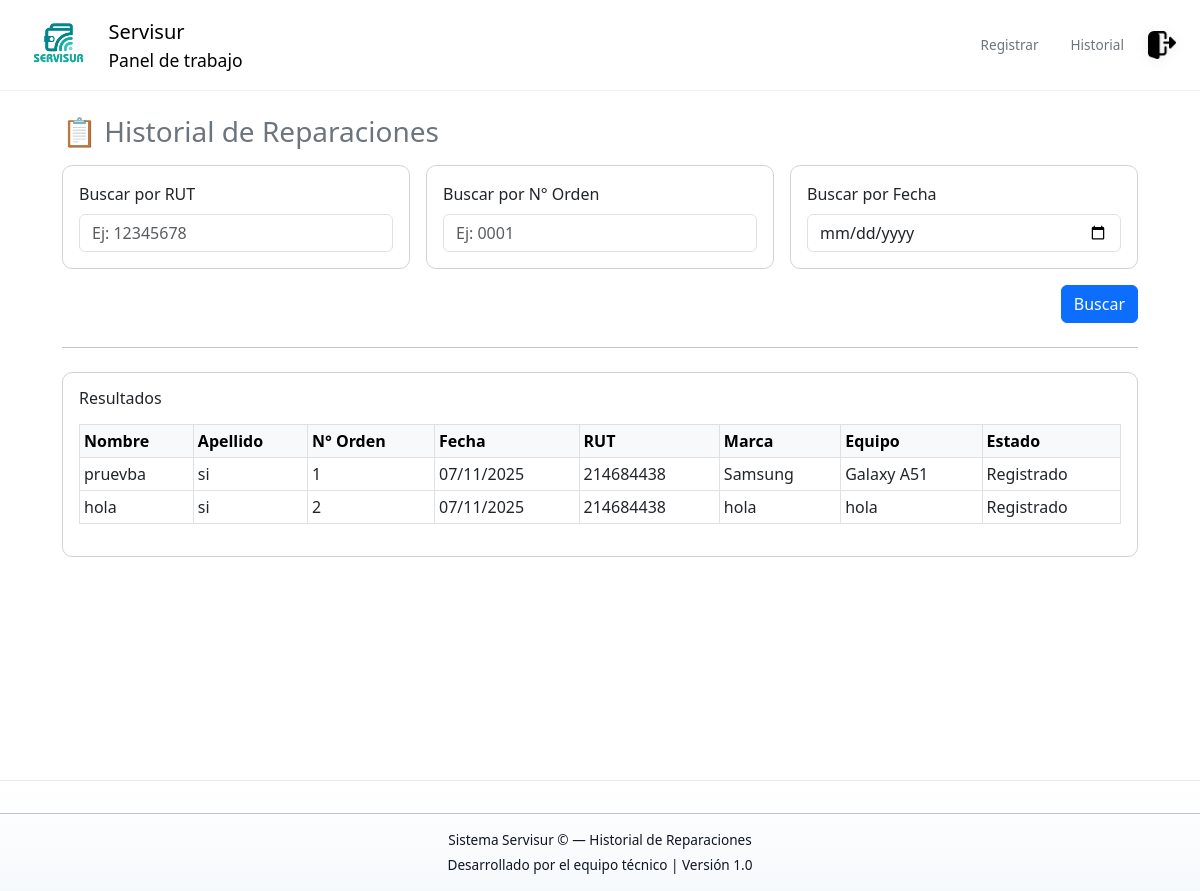
/historial/, run on an earlier commit of the app's database.
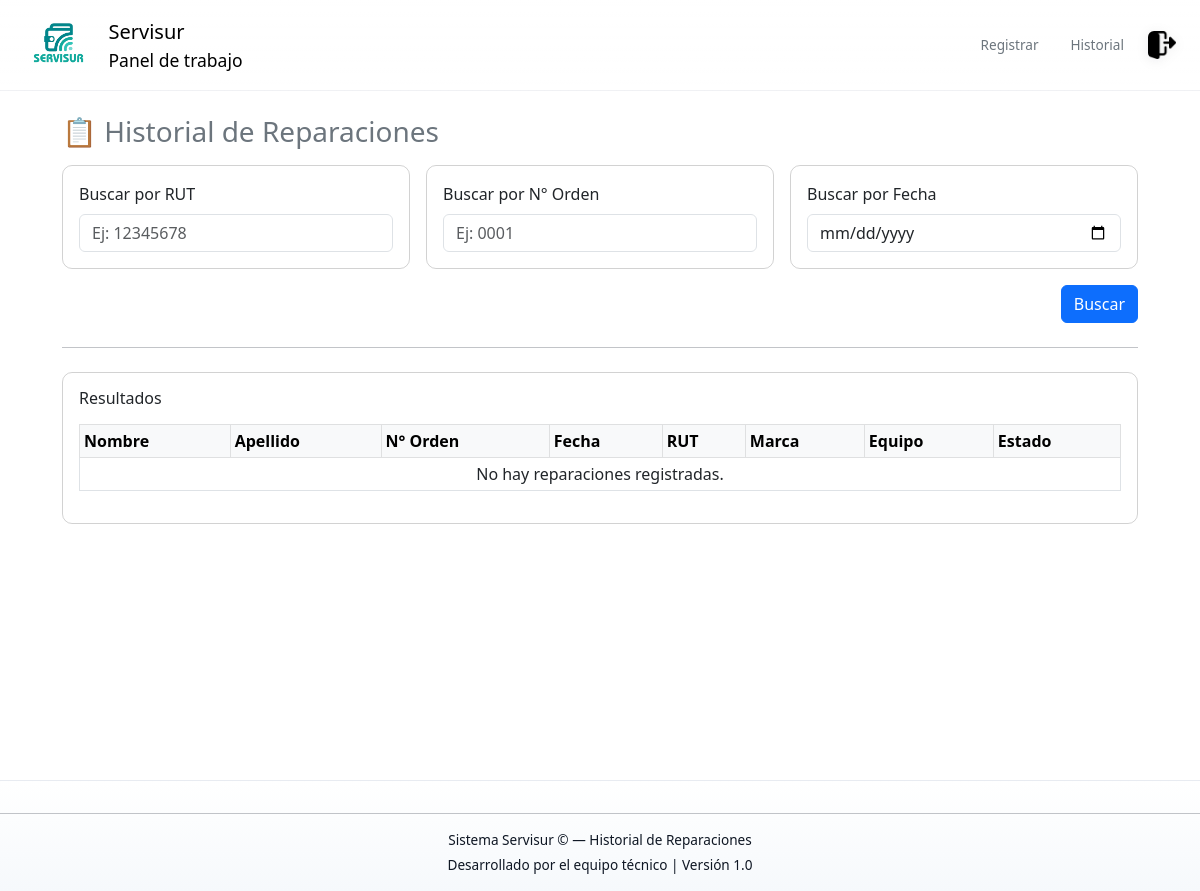
And on a later commit of the database.
### Base_Datos/models.py (models this page shows, shortened)
class Cliente(models.Model):
    ORIGEN_CHOICES = [
    ('NAC', 'Nacional'),
    ('EXT', 'Extranjero'),
    ]
    Origen = models.CharField(max_length=3,choices=ORIGEN_CHOICES,default='NAC')
    Nombre = models.CharField(max_length=20)
    Apellido = models.CharField(max_length=20)
    Numero_telefono = models.CharField(max_length=15,null=True)
    Rut = models.CharField(max_length=50)
    Activo = models.BooleanField(default=True)
    class Meta:
        verbose_name_plural = "Clientes"

class Pedido(models.Model):
    ESTADOS = [
        ('REG', 'Registrado'),
        ('PRO', 'En proceso'),
        ('TER', 'Terminado'),
    ]
    N_Orden = models.AutoField(primary_key=True)
    Fecha = models.DateField()
    Coste = models.IntegerField()
    Abono = models.IntegerField()
    Restante = models.IntegerField()
    Dispositivo = models.ForeignKey(Dispositivo, on_delete=models.SET_NULL, null=True, related_name="pedidos")
    Activo = models.BooleanField(default=True)
    Estado = models.CharField(max_length=3, choices=ESTADOS, default='REG')
    Observaciones = models.CharField(max_length=50, null=True)
    Tipo_de_falla = models.ForeignKey(Tipo_Falla,on_delete=models.SET_NULL, null=True, related_name="pedidos")
    class Meta:
        verbose_name_plural = "Pedidos"

class Marca(models.Model):
    Marca = models.CharField(max_length=100)

class Modelo(models.Model):
    Modelo = models.CharField(max_length=50)
    Marca = models.ForeignKey(Marca, on_delete=models.CASCADE, related_name="modelos")
    class Meta:
        verbose_name_plural = "Modelos"

### Base_Datos/views.py (the view)
# urls.py: path('historial/', views.consultar_historial, name='consultar_historial'),
def consultar_historial(request):
    rut = request.GET.get('rut')
    orden = request.GET.get('orden')
    fecha = request.GET.get('fecha')
    pedidos = Pedido.objects.select_related('Dispositivo__rut', 'Dispositivo__modelo__Marca')
    if rut:
        pedidos = pedidos.filter(Dispositivo__rut__Rut__icontains=rut)
    if orden:
        pedidos = pedidos.filter(N_Orden__icontains=orden)
    if fecha:
        pedidos = pedidos.filter(Fecha=fecha)
    else:
        pedidos = pedidos.order_by('-Fecha')
    reparaciones = []
    for pedido in pedidos:
        cliente = pedido.Dispositivo.rut
        dispositivo = pedido.Dispositivo
        modelo = dispositivo.modelo
        marca = modelo.Marca if modelo else None
        reparaciones.append({
            'nombre': cliente.Nombre if cliente else '',
            'apellido': cliente.Apellido if cliente else '',
            'numero_orden': pedido.N_Orden,
            'fecha_ingreso': pedido.Fecha,
            'rut': cliente.Rut if cliente else '',
            'marca': marca.Marca if marca else 'Sin marca',
            'equipo': modelo.Modelo if modelo else 'Sin modelo',
            'estado': dict(Pedido.ESTADOS).get(pedido.Estado, 'Desconocido'),
        })
    return render(request, 'base_datos/Consultar_historial.html', {'reparaciones': reparaciones})

### Base_Datos/templates/base_datos/Consultar_historial.html (shortened to what this page needs)
{% extends "base_datos/base.html" %}
{% load static %}
{% block content %}
<link rel="stylesheet" href="{% static 'css/panel.css' %}" />
<div class="d-flex flex-column min-vh-100">
  <div class="container py-4">
    <h3 class="mb-3 text-secondary">📋 Historial de Reparaciones</h3>
    <form method="get">
      <div class="row gx-3">
        <div class="col-lg-4">
          <div class="card mb-3 p-3">
            <label for="rut" class="form-label">Buscar por RUT</label>
            <input
              type="text"
              name="rut"
              id="rut"
              class="form-control"
              placeholder="Ej: 12345678"
            />
          </div>
        </div>
        <div class="col-lg-4">
          <div class="card mb-3 p-3">
            <label for="orden" class="form-label">Buscar por N° Orden</label>
            <input
              type="text"
              name="orden"
              id="orden"
              class="form-control"
              placeholder="Ej: 0001"
            />
          </div>
        </div>
        <div class="col-lg-4">
          <div class="card mb-3 p-3">
            <label for="fecha" class="form-label">Buscar por Fecha</label>
            <input type="date" name="fecha" id="fecha" class="form-control" />
          </div>
        </div>
      </div>
      <div class="d-flex justify-content-end">
        <button type="submit" class="btn btn-primary">Buscar</button>
      </div>
    </form>
    <hr class="my-4" />
    <div class="card p-3 animate-fade-in">
      <h6 class="mb-3">Resultados</h6>
      <div class="table-responsive">
        <table class="table table-bordered table-sm">
          <thead class="table-light">
            <tr>
              <th>Nombre</th>
              <th>Apellido</th>
              <th>N° Orden</th>
              <th>Fecha</th>
              <th>RUT</th>
              <th>Marca</th>
              <th>Equipo</th>
              <th>Estado</th>
            </tr>
          </thead>
          <tbody>
            {% for rep in reparaciones %}
            <tr>
              <td>{{ rep.nombre }}</td>
              <td>{{ rep.apellido }}</td>
              <td>{{ rep.numero_orden }}</td>
              <td>{{ rep.fecha_ingreso|date:"d/m/Y" }}</td>
              <td>{{ rep.rut }}</td>
              <td>{{ rep.marca }}</td>
              <td>{{ rep.equipo }}</td>
              <td>{{ rep.estado }}</td>
            </tr>
            {% empty %}
            <tr>
              <td colspan="8" class="text-muted text-center">
                No hay reparaciones registradas.
              </td>
            </tr>
            {% endfor %}
          </tbody>
        </table>
      </div>
    </div>
  </div>
  <footer class="mt-auto text-center small text-muted">
    <hr />
    <p class="mb-1">
      Sistema Servisur &copy; {{ now|date:"Y" }} — Historial de Reparaciones
    </p>
    <p class="mb-0">Desarrollado por el equipo técnico | Versión 1.0</p>
  </footer>
</div>
{% endblock %}

What changed in the data, as far as the page shows it:
removed Cliente: nombre "pruevba", apellido "si"
removed Pedido: fecha_ingreso "07/11/2025"
removed Marca: marca "Samsung"
removed Modelo: equipo "Galaxy A51"
removed Cliente: nombre "hola", apellido "si"
removed Pedido: fecha_ingreso "07/11/2025"
removed Marca: marca "hola"
removed Modelo: equipo "hola"
Also different on the page:
text now shown: "No hay reparaciones registradas."
list line gone: "1 214684438 Registrado"
list line gone: "2 214684438 Registrado"
